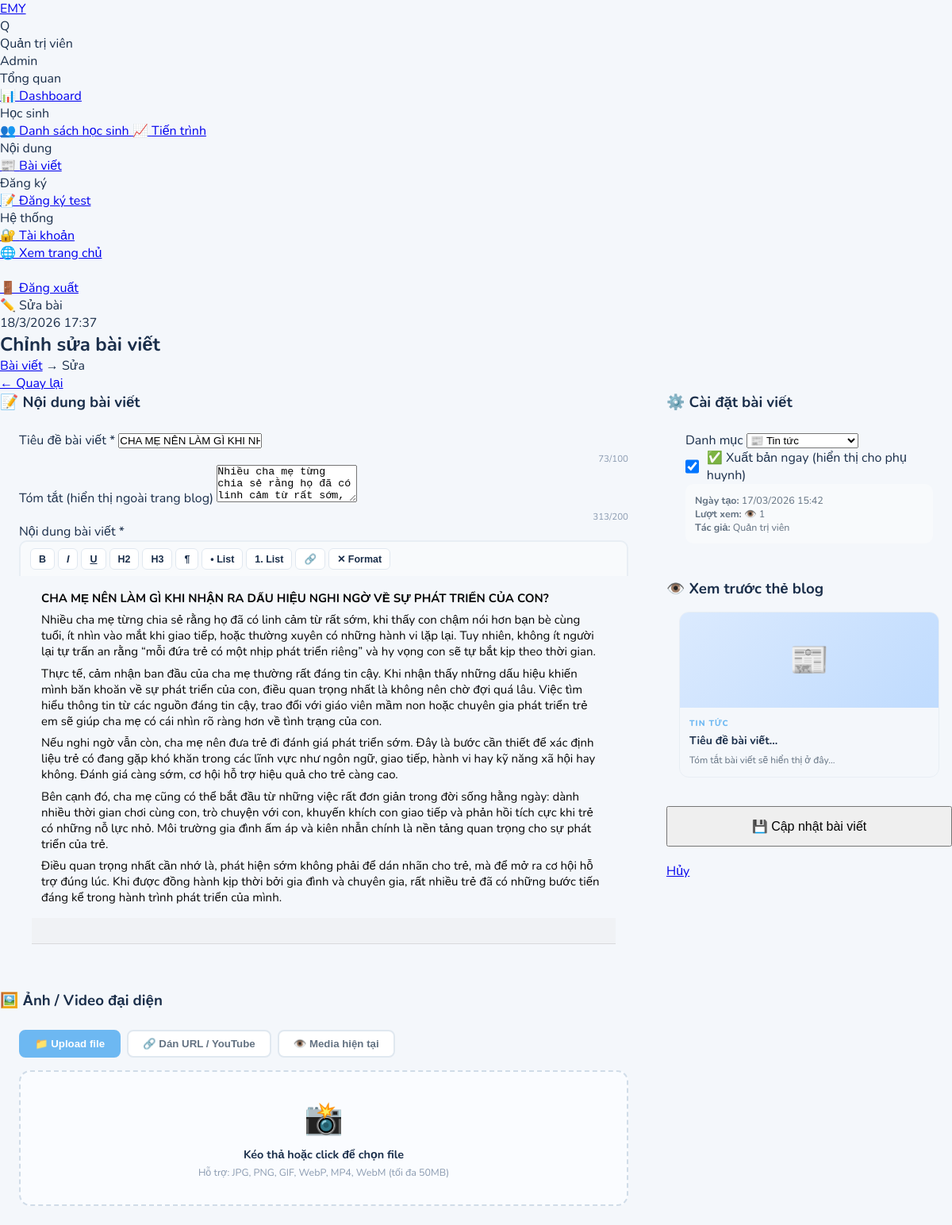
The page /admin/bai-viet/sua/2 (signed in) on the database as committed earlier.
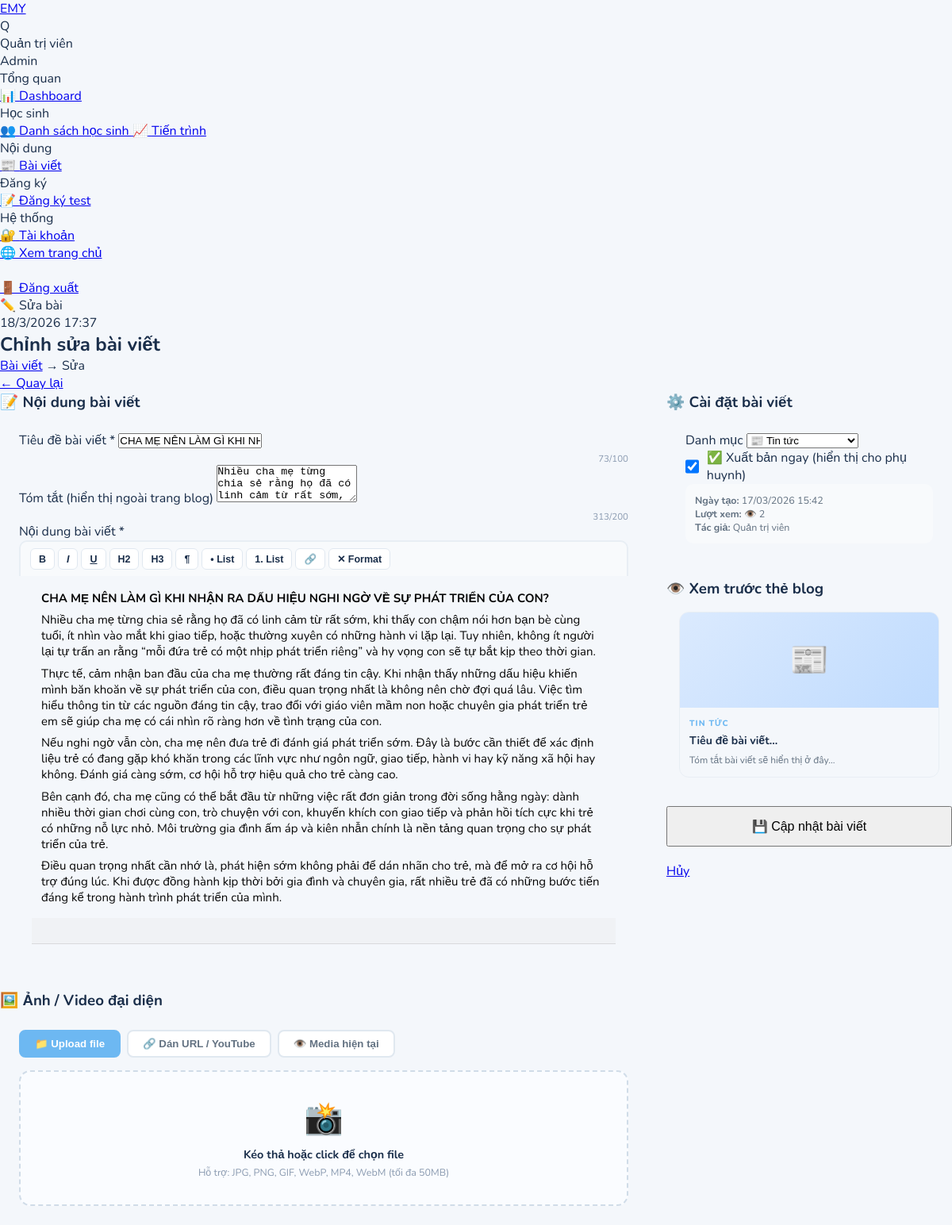
The same page on the database as committed later.
### models.py (models this page shows)
class Post(db.Model):
    __tablename__ = 'posts'
    id            = db.Column(db.Integer, primary_key=True)
    title         = db.Column(db.String(300), nullable=False)
    slug          = db.Column(db.String(300), unique=True)
    content       = db.Column(db.Text, nullable=False)
    summary       = db.Column(db.String(500))
    thumbnail     = db.Column(db.String(300))
    category      = db.Column(db.String(50))
    is_published  = db.Column(db.Boolean, default=False)
    views         = db.Column(db.Integer, default=0)
    created_at    = db.Column(db.DateTime, default=datetime.utcnow)
    updated_at    = db.Column(db.DateTime, default=datetime.utcnow)
    author_id     = db.Column(db.Integer, db.ForeignKey('users.id'))
    author        = db.relationship('User', backref='posts')

### routes.py (the view, shortened to what this page needs)
@admin_bp.route('/bai-viet/sua/<int:id>', methods=['GET','POST'])
@login_required
def edit_post(id):
    p = Post.query.get_or_404(id)
    return render_template('admin/post_form.html', post=p, get_media_type=get_media_type)

### app.py (called while the page is built)
@login_manager.user_loader
def load_user(user_id):
    return User.query.get(int(user_id))

### routes.py (called while the page is built)
def get_media_type(path):
    if not path: return None
    if any(x in path for x in ['youtube.com','youtu.be','vimeo.com']): return 'youtube'
    ext = path.rsplit('.',1)[-1].lower() if '.' in path else ''
    if ext in ALLOWED_VID: return 'video'
    if ext in ALLOWED_IMG: return 'image'
    return 'image_url'

### templates/admin/post_form.html (shortened to what the changed rows need)
{% extends 'admin/base_admin.html' %}
{% block content %}
<div class="page-header">
  <div>
    <h2>{{ 'Chỉnh sửa bài viết' if post else 'Đăng bài viết mới' }}</h2>
  </div>
</div>
<form method="POST" enctype="multipart/form-data" id="postForm">
<div style="display:grid;grid-template-columns:1fr 360px;gap:24px;align-items:start">
  <div style="display:flex;flex-direction:column;gap:20px">
    <div class="card">
      <div class="card-body" style="padding:24px">
        <div class="form-group">
          <label>Tiêu đề bài viết *</label>
          <input class="form-control" type="text" name="title" id="titleInput"
                 value="{{ post.title if post else '' }}" required
                 placeholder="VD: 5 dấu hiệu nhận biết tự kỷ sớm ở trẻ dưới 3 tuổi"
                 oninput="updateCharCount(this,'titleCount',100)">
          <div class="char-count"><span id="titleCount">{{ post.title|length if post else 0 }}</span>/100</div>
        </div>
        <div class="form-group">
          <label>Tóm tắt (hiển thị ngoài trang blog)</label>
          <textarea class="form-control" name="summary" rows="3"
                    placeholder="Mô tả ngắn hấp dẫn để phụ huynh muốn đọc tiếp..."
                    oninput="updateCharCount(this,'sumCount',200)">{{ post.summary if post else '' }}</textarea>
          <div class="char-count"><span id="sumCount">{{ post.summary|length if post and post.summary else 0 }}</span>/200</div>
        </div>
        <div class="form-group">
          <div id="editor" class="form-control content-area"
               contenteditable="true"
               style="min-height:280px;padding:14px 16px;border-radius:0 0 10px 10px;border-top:none">{{ post.content|safe if post else '' }}</div>
        </div>
      </div>
    </div>
  </div>
  <div style="display:flex;flex-direction:column;gap:20px">
    <div class="card">
      <div class="card-body" style="padding:24px">
        <div class="form-group">
          <label>Danh mục</label>
          <select class="form-control" name="category">
          </select>
        </div>
        <div class="form-group">
          <label style="display:flex;align-items:center;gap:10px;cursor:pointer">
          </label>
        </div>
        {% if post %}
        <div style="padding:12px;background:#f8fafc;border-radius:10px;font-size:.78rem;color:#637282">
          <strong>Ngày tạo:</strong> {{ post.created_at.strftime('%d/%m/%Y %H:%M') }}<br>
          <strong>Lượt xem:</strong> 👁️ {{ post.views }}<br>
          <strong>Tác giả:</strong> {{ post.author.fullname if post.author else '—' }}
        </div>
        {% endif %}
      </div>
    </div>
  </div>
</div>
</form>
{% endblock %}

Rows that differ between the two databases and show on the page:
changed Post "CHA MẸ NÊN LÀM GÌ KHI NHẬN RA DẤU HIỆU NGHI NGỜ VỀ SỰ PHÁT TRIỂN CỦA CON?": views "1" → "2"
